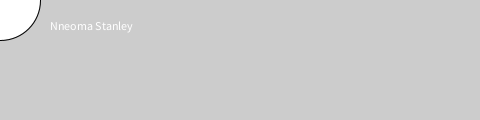
Frame 1 (no input)
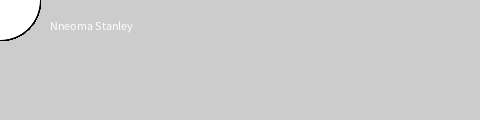
Frame 60 (the mouse pressed at the canvas centre just before this capture)
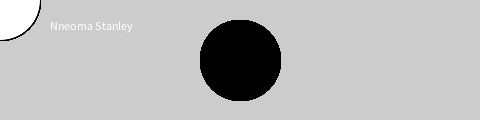
Frame 120 (the mouse held since frame 60 and released just before this capture)

The Processing sketch that drew these frames (run headless with seeded random() and noise(); from frame 60 on, the mouse is pressed at the canvas centre):

// Processing sketch: processing_79668
// ── processing_79668.pde

void setup() {
  size(480, 120);
  smooth();
  text("Nneoma Stanley", 50, 30);
 
}

void draw() {
  if (mousePressed) {
    fill(0);
    } else {
    fill(255);
    
  }
  ellipse(mouseX, mouseY, 80, 80);
  
}
